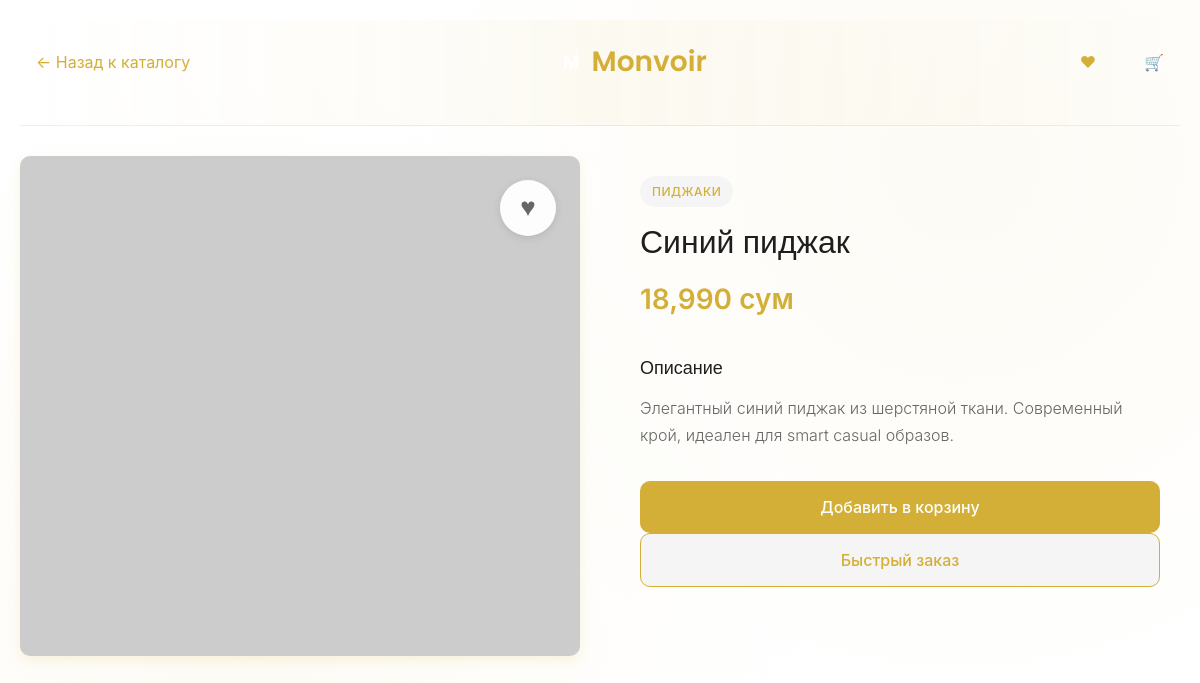
Page /product/6 on the committed database.
### models.py (models this page shows, shortened)
class Product(db.Model):
    id = db.Column(db.Integer, primary_key=True)
    name = db.Column(db.String(200), nullable=False)
    price = db.Column(db.Float, nullable=False)
    category = db.Column(db.String(100), nullable=False)  # Keep string for backward compatibility
    category_id = db.Column(db.Integer, db.ForeignKey('category.id'), nullable=True)  # New foreign key
    description = db.Column(db.Text, nullable=False)
    image_url = db.Column(db.String(500), nullable=True)
    image_gallery = db.Column(db.Text, nullable=True)  # JSON string for multiple images
    color = db.Column(db.String(50), nullable=True)
    created_at = db.Column(db.DateTime, default=datetime.utcnow)
    def formatted_price(self):
        return f"{self.price:,.0f} сум"
    def get_image_gallery(self):
        if self.image_gallery:
            import json
            try:
                return json.loads(self.image_gallery)
            except:
                return []
        return []
    def get_all_images(self):
        images = []
        if self.image_url:
            images.append(self.image_url)
        images.extend(self.get_image_gallery())
        return images

### app.py (the view)
@app.route('/product/<int:product_id>')
def product_detail(product_id):
    product = Product.query.get_or_404(product_id)
    return render_template('product.html', product=product)

### templates/product.html (shortened to what this page needs)
<!DOCTYPE html>
<html lang="ru">
<head>
    <link rel="stylesheet" href="{{ url_for('static', filename='css/style.css') }}">
</head>
<body>
    <div class="container">
        <header class="header">
            <a href="{{ url_for('index') }}" class="back-link">← Назад к каталогу</a>
            <h1 class="logo">
                <div class="logo-icon">M</div>
                Monvoir
            </h1>
            <div class="header-actions">
                <a href="{{ url_for('favorites') }}" class="favorites-link">
                    <span class="heart-icon">♥</span>
                </a>
                <a href="{{ url_for('cart') }}" class="cart-link">
                    <span class="cart-icon">🛒</span>
                </a>
            </div>
        </header>
        <div class="product-detail">
            <div class="product-detail-image-container">
                <div class="product-detail-gallery">
                    {% set all_images = product.get_all_images() %}
                    {% for image_url in all_images %}
                    <div class="detail-gallery-slide {% if loop.first %}active{% endif %}">
                        <img src="{{ image_url }}" alt="{{ product.name }}">
                    </div>
                    {% endfor %}
                </div>
                <button class="favorite-btn product-favorite" data-product-id="{{ product.id }}" onclick="toggleFavorite({
                    id: {{ product.id }},
                    name: '{{ product.name|replace("'", "\\'") }}',
                    price: {{ product.price }},
                    category: '{{ product.category }}',
                    image_url: '{{ product.image_url }}',
                    description: '{{ product.description|replace("'", "\\'") }}'
                })">
                    <span class="heart-icon">♥</span>
                </button>
            </div>
            <div class="product-detail-info">
                <div class="product-category-badge">{{ product.category }}</div>
                <h1 class="product-detail-name">{{ product.name }}</h1>
                <div class="product-detail-price">{{ product.formatted_price() }}</div>
                <div class="product-description">
                    <h3>Описание</h3>
                    <p>{{ product.description }}</p>
                </div>
                <div class="product-actions">
                    <button class="btn btn-primary btn-large" onclick="addToCart({
                        id: {{ product.id }},
                        name: '{{ product.name|replace("'", "\\'") }}',
                        price: {{ product.price }},
                        category: '{{ product.category }}',
                        image_url: '{{ product.image_url }}'
                    }, this)">
                        Добавить в корзину
                    </button>
                    <button class="btn btn-secondary btn-large" onclick="showOrderInfo()">
                        Быстрый заказ
                    </button>
                </div>
            </div>
        </div>
    </div>
</body>
</html>

### rows in the picture
Product: category "ПИДЖАКИ", name "Синий пиджак", formatted_price "18,990 сум", description "Элегантный синий пиджак из шерстяной ткани. Современный крой, идеален для smart casual образов."
